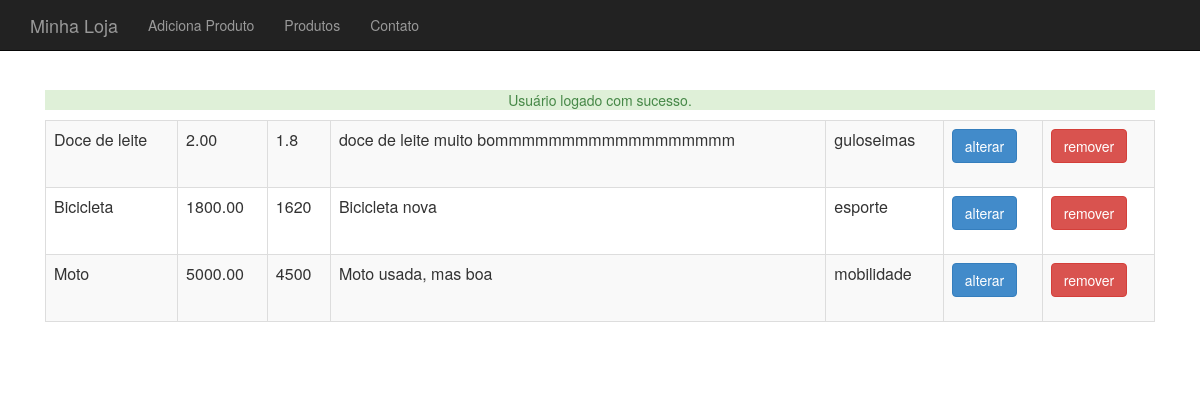
The page /loja/produto-lista.php (signed in) on the database its author committed.
### tables this page shows
CREATE TABLE `produtos` (
  `id` int(11) NOT NULL AUTO_INCREMENT,
  `nome` varchar(255) DEFAULT NULL,
  `preco` decimal(10,2) DEFAULT NULL,
  `categoria_id` int(11) DEFAULT NULL,
  `usado` tinyint(1) DEFAULT '0',
  `descricao` text,
  PRIMARY KEY (`id`)
);

CREATE TABLE `categorias` (
  `id` int(11) NOT NULL AUTO_INCREMENT,
  `nome` varchar(255) DEFAULT NULL,
  PRIMARY KEY (`id`)
);

### loja/banco-produto.php (called while the page is built, shortened)
<?php
require_once("class/Produto.php");
require_once("class/Categoria.php");
function listaProdutos($conexao) {
	$produtos = array();
	$resultado = mysqli_query($conexao, "select p.*,c.nome as categoria_nome
		from produtos as p join categorias as c on c.id=p.categoria_id");
	while($produto_array = mysqli_fetch_assoc($resultado)) {
		$categoria = new Categoria();
		$categoria->setNome($produto_array['categoria_nome']);
		$nome = $produto_array['nome'];
		$descricao = $produto_array['descricao'];
		$preco = $produto_array['preco'];
		$usado = $produto_array['usado'];
		$produto = new Produto($nome, $preco, $descricao, $categoria, $usado);
		$produto->setId($produto_array['id']);
		array_push($produtos, $produto);
	}
	return $produtos;
}

### loja/class/Produto.php (called while the page is built, shortened)
<?php
class Produto {
	private $id;
	private $nome;
	private $preco;
	private $descricao;
	private $categoria;
	function __construct($nome, $preco, $descricao, Categoria $categoria, $usado) {
		$this->nome = $nome;
		$this->preco = $preco;
		$this->descricao = $descricao;
		$this->categoria = $categoria;
	}
	public function getId() {
		return $this->id;
	}
	public function setId($id) {
		$this->id = $id;
	}
	public function getNome() {
		return $this->nome;
	}
	public function getPreco() {
		return $this->preco;
	}
	public function getDescricao() {
		return $this->descricao;
	}
	public function getCategoria() {
		return $this->categoria;
	}
	public function precoComDesconto($valor = 0.1) {
		if ($valor > 0 && $valor <= 0.5) {
			$this->preco -= $this->preco * $valor;
		}
		return $this->preco;
	}
}
?>

### loja/class/Categoria.php (called while the page is built, shortened)
<?php
class Categoria {
	private $nome;
	public function getNome() {
		return $this->nome;
	}
	public function setNome($nome) {
		$this->nome = $nome;
	}
}
?>

### loja/produto-lista.php (the view, shortened to what this page needs)
<?php
require_once("cabecalho.php");
require_once("banco-produto.php");
?>
<table class="table table-striped table-bordered">
	<?php
	$produtos = listaProdutos($conexao);
	foreach($produtos as $produto) :
	?>
		<tr>
			<td><?= $produto->getNome() ?></td>
			<td><?= $produto->getPreco() ?></td>
			<td><?= $produto->precoComDesconto(0.1) ?></td>
			<td><?= substr($produto->getDescricao(), 0, 40) ?></td>
			<td><?= $produto->getCategoria()->getNome() ?></td>
			<td>
				<a class="btn btn-primary"
					href="produto-altera-formulario.php?id=<?=$produto->getId()?>">
					alterar
				</a>
			</td>
			<td>
				<form action="remove-produto.php" method="post">
					<button class="btn btn-danger">remover</button>
				</form>
			</td>
		</tr>
	<?php
	endforeach
	?>
</table>
<?php include("rodape.php"); ?>

### loja/css/loja.css (style rules this page uses)
body { padding-top: 50px; }

### rows shown on the page
produtos: nome "Doce de leite", preco "2.00", precoComDesconto "1.8", descricao "doce de leite muito bommmmmmmmmmmmmmmmmm", categoria.nome "guloseimas"
produtos: nome "Bicicleta", preco "1800.00", precoComDesconto "1620", descricao "Bicicleta nova", categoria.nome "esporte"
produtos: nome "Moto", preco "5000.00", precoComDesconto "4500", descricao "Moto usada, mas boa", categoria.nome "mobilidade"

### other values the page prints
$_SESSION[$tipo] "Usuário logado com sucesso."
